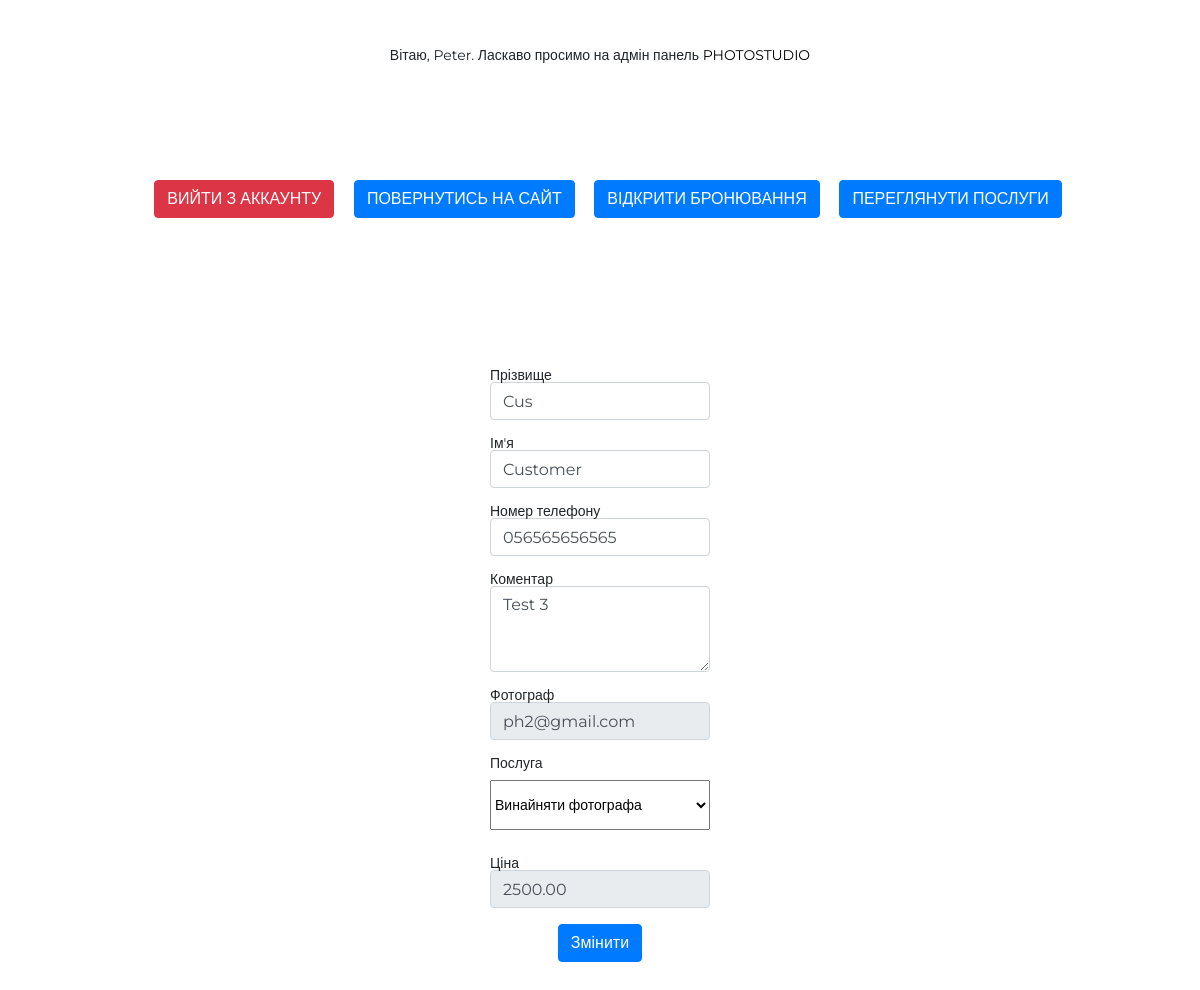
/booking_single.php?id=17 (signed in), run on the app's committed database.
### tables this page shows
CREATE TABLE `books`  (
  `id` int(11) NOT NULL AUTO_INCREMENT,
  `surname` varchar(191) NOT NULL,
  `name` varchar(191) NOT NULL,
  `phone` varchar(191) NOT NULL,
  `comment` text NULL,
  `service_id` int(11) NOT NULL,
  `photographer_id` int(11) NULL DEFAULT NULL,
  PRIMARY KEY (`id`) USING BTREE
);

CREATE TABLE `users`  (
  `id` int(11) NOT NULL AUTO_INCREMENT,
  `username` varchar(50) NOT NULL,
  `password` varchar(255) NOT NULL,
  `created_at` datetime(0) NULL DEFAULT current_timestamp(),
  `role_id` int(11) NOT NULL,
  `first_name` varchar(255) NOT NULL,
  `last_name` varchar(255) NOT NULL,
  `phone_number` char(20) NOT NULL,
  PRIMARY KEY (`id`) USING BTREE,
  UNIQUE INDEX `username`(`username`) USING BTREE
);

CREATE TABLE `services`  (
  `id` int(11) NOT NULL,
  `name` varchar(255) NULL DEFAULT NULL,
  `price` decimal(10, 2) NULL DEFAULT NULL,
  `detail` varchar(255) NULL DEFAULT NULL,
  PRIMARY KEY (`id`) USING BTREE
);

### booking_single.php (the view, shortened to what this page needs)
<?php
include 'DB.php';
$sql = "SELECT * FROM books WHERE id = ".$_GET['id'];
$result = $conn->query($sql);
?>
<!DOCTYPE html>
<html lang="en">
<head>
    <link rel="stylesheet" href="https://stackpath.bootstrapcdn.com/bootstrap/4.5.2/css/bootstrap.min.css">
    <link rel="stylesheet" href="./app/main.css">
</head>
<body>
<div>
    <h1 class="my-5">Вітаю, <b><?php echo htmlspecialchars($_SESSION["first_name"]); ?></b>. Ласкаво просимо на адмін панель <a href="index.php">PhotoStudio</a></h1>
    <p>
        <a href="logout.php" class="btn btn-danger ml-3">Вийти з аккаунту</a>
        <a href="index.php" class="btn btn-primary ml-3">Повернутись на сайт</a>
        <a href="bookings.php" class="btn btn-primary ml-3">Відкрити бронювання</a>
        <a href="services.php" class="btn btn-primary ml-3">Переглянути послуги</a>
    </p>
</div>
<div class="admin_panel" style="margin: 0 auto; width:20%">
    <form action="update_booking.php" method="post">
        <?php  while($row = $result->fetch_assoc()): ?>
            <div class="form-group" style="text-align: left">
                <label for="last_name">Прізвище</label>
                <input type="text" class="form-control" id="last_name" name="last_name" value="<?php echo $row['surname']?>">
            </div>
            <div class="form-group" style="text-align: left">
                <label for="first_name">Ім'я</label>
                <input type="text" class="form-control" id="first_name" name="first_name" value="<?php echo $row['name']?>">
            </div>
            <div class="form-group" style="text-align: left">
                <label for="phone">Номер телефону</label>
                <input type="text" class="form-control" id="phone" name="phone" value="<?php echo $row['phone']?>">
            </div>
            <div class="form-group" style="text-align: left">
                <label for="comment">Коментар</label>
                <textarea class="form-control" id="comment" name="comment" rows="3"><?php echo $row['comment']?></textarea>
            </div>
            <?php if(isset($row['photographer_id'])):?>
            <div class="form-group" style="text-align: left">
                <label for="photographer">Фотограф</label>
                <?php $photographer = "SELECT * FROM users WHERE id = ".$row['photographer_id'];
                $result_photographer = $conn->query($photographer)->fetch_assoc();
                ?>
                <input type="text" readonly class="form-control" id="photographer" value="<?php echo $result_photographer['username']?>">
            </div>
            <?php endif;?>
            <?php
            $services = "SELECT * FROM services WHERE id = ".$row['service_id'];
            $result_service = $conn->query($services)->fetch_assoc();
            ?>
            <div class="form-group" style="text-align: left">
                <?php
                $services_all = "SELECT * FROM services";
                $single_service = $conn->query($services_all);
                ?>
                <label for="service_name">Послуга</label>
                <select style="height: 50px; margin: 10px 0 10px 0; width: 100%" id="service" name="service">
                    <?php  while($row_s = $single_service->fetch_assoc()): ?>
                        <option value="<?php echo $row_s['id']?>"><?php echo $row_s['name']?></option>
                    <?php endwhile;?>
                </select>
            </div>
            <div class="form-group" style="text-align: left">
                <label for="service_price">Ціна</label>
                <input type="text" readonly class="form-control" id="service_price" value="<?php echo $result_service['price']?>">
            </div>
            <div class="form-group">
                <input type="submit" class="btn btn-primary" style="margin: 0" value="Змінити">
            </div>
        <?php endwhile;?>
    </form>
</div>
</body>
</html>

### app/main.css (style rules this page uses)
* { margin: 0; padding: 0; }
html, body, div, span, applet, object, iframe, h1, h2, h3, h4, h5, h6, p, blockquote, pre, a, abbr, acronym, address, big, cite, code, del, dfn, em, img, ins, kbd, q, s, samp, small, strike, strong, sub, sup, tt, var, b, u, i, center, dl, dt, dd, ol, ul, li, fieldset, form, label, legend, table, caption, tbody, tfoot, thead, tr, th, td, article, aside, canvas, details, embed, figure, figcaption, footer, header, hgroup, menu, nav, output, ruby, section, summary, time, mark, audio, video { margin: 0; padding: 0; border: 0; font-size: 100%; font: inherit; vertical-align: baseline; }
html { height: 100%; }
body { line-height: 1; }
a { text-decoration: none; color: #000; text-transform: uppercase; }
body { font-family: 'Montserrat', sans-serif; font-size: 14px; }
.btn { margin: 70px 0 0 60px; }
.admin_panel { padding: 150px 10px; }

### booking_single.php (style rules this page uses)
body { font: 14px sans-serif; text-align: center; }

### data on the page
books: last_name "Cus", first_name "Customer", phone "056565656565", comment "Test 3", username "ph2@gmail.com", service.price "2500.00"

### other printed values
$_SESSION["first_name"] "Peter"
form field service "Винайняти фотографа"
